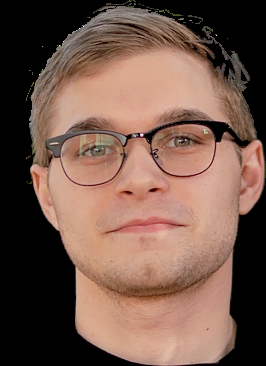
#> input picture jake_chop.png, 266 x 366 px
$ python hough.py jake_chop.png
#> lines starting #> are read from the running program, lines starting #| are printed output that depends on the picture
from skimage.transform import (hough_line, hough_line_peaks,
                               probabilistic_hough_line)
from skimage.feature import canny
from skimage import data

import matplotlib.pyplot as plt
from matplotlib import cm

import numpy as np
import cv2, sys

if len(sys.argv) < 2:
	print("Please pass an image filepath as an argument.")
	sys.exit(1)

image_filepath = sys.argv[1]
image = cv2.imread(image_filepath, 0)
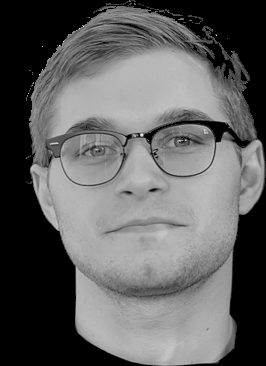
#> image: shape (366, 266); min 0, max 255, mean 96.1
edges = canny(image, 2, 1, 25)
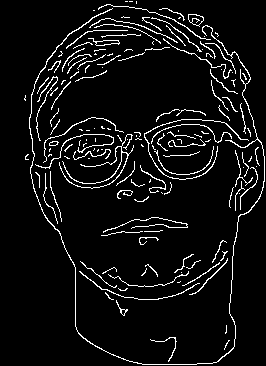
#> edges: shape (366, 266) bool; 6.4% white in thin lines or dots
lines = probabilistic_hough_line(edges, threshold=10, line_length=1,
                                 line_gap=6)
#> lines = 1358 items

fig, axes = plt.subplots(1, 2, figsize=(14, 4), sharex=True, sharey=True)
ax = axes.ravel()

ax[0].imshow(image, cmap=cm.gray)
ax[0].set_title('Input image')

ax[1].imshow(edges * 0)
for line in lines:
    p0, p1 = line
    ax[1].plot((p0[0], p1[0]), (p0[1], p1[1]))
#> this loop made 1358 passes
#> (p0, p1) on passes 1 to 3: ((243, 179), (244, 175)), ((235, 241), (243, 188)), ((186, 146), (169, 146))
ax[1].set_xlim((0, image.shape[1]))
ax[1].set_ylim((image.shape[0], 0))
ax[1].set_title('Probabilistic Hough Lines')

for a in ax:
    a.set_axis_off()

plt.tight_layout()
plt.show()
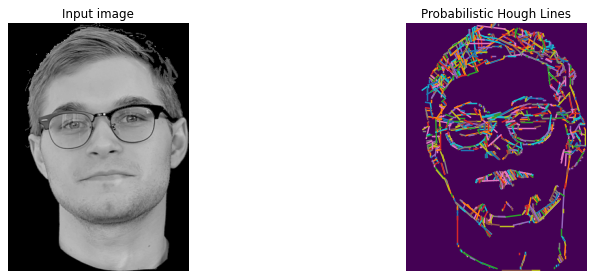
#> figure drawn by matplotlib, 2 panels
